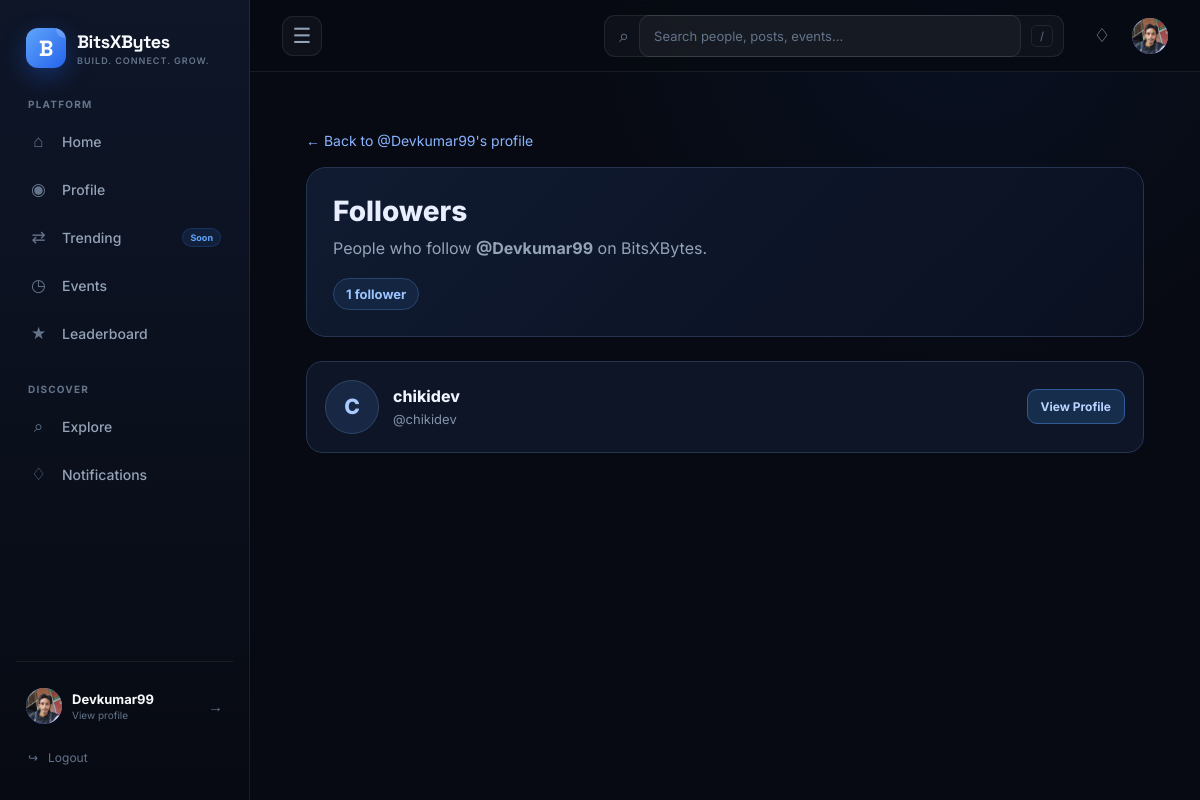
Page /profile/u/Devkumar99/followers/ (signed in) on the committed database.
### users/models.py (models this page shows, shortened)
class User(AbstractUser):
    email = models.EmailField(unique=True)

### profiles/models.py (models this page shows, shortened)
class Profile(models.Model):
    user = models.OneToOneField(
        settings.AUTH_USER_MODEL,
        on_delete=models.CASCADE,
        related_name='profile'
    )
    avatar = models.ImageField(
        upload_to='avatars/',
        blank=True,
        null=True
    )
    bio = models.TextField(
        max_length=500,
        blank=True
    )
    college = models.CharField(
        max_length=150,
        blank=True
    )
    course = models.CharField(
        max_length=100,
        blank=True
    )
    year = models.PositiveSmallIntegerField(
        blank=True,
        null=True
    )
    skills = models.CharField(
        max_length=500,
        blank=True
    )
    interests = models.CharField(
        max_length=500,
        blank=True
    )
    github = models.URLField(
        blank=True
    )
    linkedin = models.URLField(
        blank=True
    )
    created_at = models.DateTimeField(
        auto_now_add=True
    )
    updated_at = models.DateTimeField(
        auto_now=True
    )

class Follow(models.Model):
    follower = models.ForeignKey(
        settings.AUTH_USER_MODEL,
        on_delete=models.CASCADE,
        related_name="following"
    )
    following = models.ForeignKey(
        settings.AUTH_USER_MODEL,
        on_delete=models.CASCADE,
        related_name="followers"
    )
    created_at = models.DateTimeField(auto_now_add=True)
    class Meta:
        constraints = [
            models.UniqueConstraint(
                fields=["follower", "following"],
                name="unique_user_follow"
            ),
            models.CheckConstraint(
                condition=~models.Q(follower=models.F("following")),
                name="prevent_self_follow"
            ),
        ]
        ordering = ["-created_at"]

### profiles/views.py (the view)
# urls.py: path("u/<str:username>/followers/", followers_list, name="followers_list"),
def followers_list(request, username):
    profile_user = get_object_or_404(User, username=username)
    followers = Follow.objects.filter(
        following=profile_user
    ).select_related("follower")
    return render(
        request,
        "profiles/followers_list.html",
        {
            "profile_user": profile_user,
            "followers": followers,
        },
    )

### templates/profiles/followers_list.html (shortened to what this page needs)
{% extends "base.html" %}
{% load static %}
{% block content %}
<div class="people-page">
    <a class="people-back"
       href="{% url 'public_profile' profile_user.username %}">
        ← Back to @{{ profile_user.username }}'s profile
    </a>
    <section class="people-header">
        <h1>Followers</h1>
        <p>People who follow
            <strong>@{{ profile_user.username }}</strong>
            on BitsXBytes.
        </p>
        <span class="people-count">
            {{ followers|length }}
            follower{{ followers|length|pluralize }}
        </span>
    </section>
    {% if followers %}
        <div class="people-list">
            {% for follow in followers %}
                <article class="person-card">
                    <div class="person-avatar">
                        {% if follow.follower.profile.avatar %}
                            <img
                                src="{{ follow.follower.profile.avatar.url }}"
                                alt="{{ follow.follower.username }}'s avatar"
                            >
                        {% else %}
                            {{ follow.follower.username|first|upper }}
                        {% endif %}
                    </div>
                    <div class="person-info">
                        <a class="person-name"
                           href="{% url 'public_profile' follow.follower.username %}">
                            {{ follow.follower.get_full_name|default:follow.follower.username }}
                        </a>
                        <span class="person-username">
                            @{{ follow.follower.username }}
                        </span>
                    </div>
                    <a class="person-action"
                       href="{% url 'public_profile' follow.follower.username %}">
                        View Profile
                    </a>
                </article>
            {% endfor %}
        </div>
    {% else %}
        <div class="people-empty">
            <h2>No followers yet</h2>
            <p>When people follow this account, they will appear here.</p>
        </div>
    {% endif %}
</div>
{% endblock %}

### templates/base.html (shortened to what this page needs)
{% load static %}
<!DOCTYPE html>
<html lang="en">
<head>
</head>
<body>
<div class="app-shell">
    <aside class="sidebar" id="bxb-sidebar">
        <a
            href="{% url 'feed' %}"
            class="brand"
        >
            <div class="brand-mark">
                <span>
                    B
                </span>
            </div>
            <div class="brand-text">
                <span class="brand-name">
                    BitsXBytes
                </span>
                <span class="brand-tagline">
                    Build. Connect. Grow.
                </span>
            </div>
        </a>
        <nav class="sidebar-nav">
            <div class="nav-section">
                <span class="nav-section-title">
                    PLATFORM
                </span>
                <a
                    href="{% url 'feed' %}"
                    class="
                        nav-item
                    "
                >
                    <span class="nav-item-icon">
                        ⌂
                    </span>
                    <span class="nav-item-label">
                        Home
                    </span>
                </a>
                {% if user.is_authenticated %}
                <a
                    href="{% url 'my_profile' %}"
                    class="
                        nav-item
                    "
                >
                    <span class="nav-item-icon">
                        ◉
                    </span>
                    <span class="nav-item-label">
                        Profile
                    </span>
                </a>
                {% endif %}
                <a
                    href="#"
                    class="nav-item"
                >
                    <span class="nav-item-icon">
                        ⇄
                    </span>
                    <span class="nav-item-label">
                        Trending
                    </span>
                    <span class="nav-badge">
                        Soon
                    </span>
                </a>
<a
    href="/events/"
    class="
        nav-item
    "
>
    <span class="nav-item-icon">
        ◷
    </span>
    <span class="nav-item-label">
        Events
    </span>
</a>
                <a
                    href="#"
                    class="nav-item"
                >
                    <span class="nav-item-icon">
                        ★
                    </span>
                    <span class="nav-item-label">
                        Leaderboard
                    </span>
                </a>
            </div>
            <div class="nav-section">
                <span class="nav-section-title">
                    DISCOVER
                </span>
                <a
                    href="#"
                    class="nav-item"
                >
                    <span class="nav-item-icon">
                        ⌕
                    </span>
                    <span class="nav-item-label">
                        Explore
                    </span>
                </a>
                {% if user.is_authenticated %}
                <a
                    href="{% url 'notification_list' %}"
                    class="
                        nav-item
                    "
                >
                    <span class="nav-item-icon">
                        ♢
                    </span>
                    <span class="nav-item-label">
                        Notifications
                    </span>
                </a>
                {% endif %}
            </div>
        </nav>
        <div class="sidebar-bottom">
            {% if user.is_authenticated %}
            <a
                href="{% url 'my_profile' %}"
                class="sidebar-user"
            >
                <div class="avatar avatar-small">
                    {% if user.profile.avatar %}
                        <img
                            src="{{ user.profile.avatar.url }}"
                            alt="{{ user.username }}"
                        >
                    {% else %}
                        <span>
                            {{ user.username|first|upper }}
                        </span>
                    {% endif %}
                </div>
                <div class="sidebar-user-info">
                    <strong>
                        {{ user.username }}
                    </strong>
                    <span>
                        View profile
                    </span>
                </div>
                <span class="sidebar-user-arrow">
                    →
                </span>
            </a>
            <a
                href="{% url 'logout' %}"
                class="logout-link"
            >
                <span>
                    ↪
                </span>
                <span class="logout-label">Logout</span>
            </a>
            {% endif %}
        </div>
    </aside>
    <div class="main-area">
        <header class="topbar">
            <div class="topbar-leading">
                <button
                    type="button"
                    class="sidebar-toggle desktop-sidebar-toggle"
                    id="sidebar-toggle"
                    aria-label="Collapse sidebar"
                    aria-controls="bxb-sidebar"
                    aria-expanded="true"
                    title="Collapse sidebar"
                >
                    <span aria-hidden="true">☰</span>
                </button>
            </div>
            <form
                class="topbar-search"
                action="{% url 'search' %}"
                method="get"
                autocomplete="off"
            >
                <span class="search-icon">
                    ⌕
                </span>
                <input
                    type="text"
                    name="q"
                    placeholder="Search people, posts, events..."
                    id="global-search-input"
                    autocomplete="off"
                    aria-label="Search BitsXBytes"
                    aria-expanded="false"
                    aria-controls="search-suggestions"
                >
                <span class="search-shortcut">
                    /
                </span>
            </form>
            <div class="topbar-actions">
                {% if user.is_authenticated %}
                <a
                    href="{% url 'notification_list' %}"
                    class="
                        topbar-icon-button
                        topbar-notification-link
                    "
                    title="Notifications"
                    aria-label="Notifications"
                >
                    ♢
                </a>
                <a
                    href="{% url 'my_profile' %}"
                    class="topbar-profile"
                    title="Profile"
                >
                    <div class="avatar avatar-small">
                        {% if user.profile.avatar %}
                            <img
                                src="{{ user.profile.avatar.url }}"
                                alt="{{ user.username }}"
                            >
                        {% else %}
                            <span>
                                {{ user.username|first|upper }}
                            </span>
                        {% endif %}
                    </div>
                </a>
                {% endif %}
            </div>
        </header>
        <main class="page-content">
            {% block content %}
            {% endblock %}
        </main>
    </div>
</div>
</body>
</html>

### templates/profiles/followers_list.html (style rules this page uses)
.people-page { max-width: 1000px; margin: 0 auto; padding: 24px; color: #e8eefc; }
.people-header { padding: 26px; margin-bottom: 24px; border: 1px solid #243451; border-radius: 20px; background: linear-gradient(135deg, #101b31, #0a1020); }
.people-header h1 { margin: 0 0 8px; font-size: 28px; font-weight: 800; }
.people-header p { margin: 0; color: #94a3b8; line-height: 1.6; }
.people-back { display: inline-flex; margin-bottom: 18px; color: #8ab4ff; text-decoration: none; font-size: 14px; }
.people-count { display: inline-block; margin-top: 16px; padding: 7px 12px; border: 1px solid #29456e; border-radius: 999px; background: #142541; color: #9cc4ff; font-size: 13px; font-weight: 700; }
.people-list { display: grid; grid-template-columns: repeat(auto-fit, minmax(min(100%, 320px), 1fr)); gap: 16px; }
.person-card { display: flex; align-items: center; gap: 14px; min-width: 0; padding: 18px; border: 1px solid #243451; border-radius: 16px; background: #0d1526; transition: border-color 0.2s, transform 0.2s; }
.person-avatar { display: flex; flex-shrink: 0; align-items: center; justify-content: center; width: 54px; height: 54px; overflow: hidden; border: 1px solid #304566; border-radius: 50%; background: #182844; color: #a8caff; font-size: 21px; font-weight: 800; }
.person-info { flex: 1; min-width: 0; }
.person-name { display: block; overflow: hidden; color: #f1f5ff; font-size: 16px; font-weight: 750; text-decoration: none; text-overflow: ellipsis; white-space: nowrap; }
.person-username { display: block; overflow: hidden; margin-top: 5px; color: #8493ac; font-size: 13px; text-overflow: ellipsis; white-space: nowrap; }
.person-action { flex-shrink: 0; padding: 9px 13px; border: 1px solid #315b98; border-radius: 10px; background: #172d4c; color: #b8d3ff; font-size: 12px; font-weight: 700; text-decoration: none; transition: background 0.2s; }

### rows in the picture
User: profile.avatar (picture), username "Devkumar99"
Follow: follower.username|first "C", follower.get_full_name "chikidev", follower.username "chikidev"

### other values in the picture
{{ followers|length }} "1"
